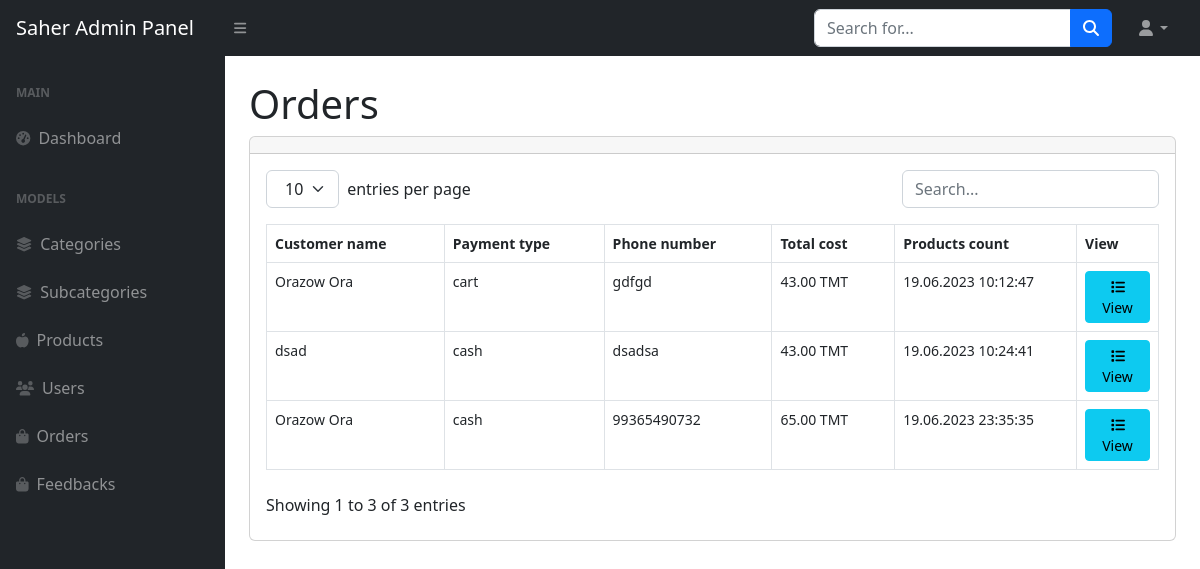
/adminpanel/orders/ (signed in), run on the app's committed database.
### orders/models.py (models this page shows)
class Order(models.Model):
    payment_type = models.CharField(max_length=30)
    full_name = models.CharField(max_length=100)
    phone_number = models.CharField(max_length=20)
    address = models.CharField(max_length=200)
    note = models.CharField(max_length=200)
    cart = models.OneToOneField(Cart,on_delete=models.CASCADE)
    status = models.BooleanField(default=False)
    created_at = models.DateTimeField(auto_now_add=True)
    updated_at = models.DateTimeField(auto_now=True)

### cards/models.py (models this page shows, shortened)
class Cart(models.Model):
    user = models.ForeignKey(
        User, on_delete=models.CASCADE, related_name='carts')
    created_at = models.DateTimeField(auto_now_add=True)
    updated_at = models.DateTimeField(auto_now=True)
    status = models.BooleanField(default=False)
    def totalsum(self):
        total = 0
        for i in self.items.all():
            total += i.total_price()
        return total
    def shipping(self):
        if self.totalsum() < 150:
            return 10
        else:
            return 0
    def total_cost(self):
        return self.totalsum() + self.shipping()

class CartItem(models.Model):
    cart = models.ForeignKey(
        Cart, on_delete=models.CASCADE, related_name='items')
    product = models.ForeignKey(
        Product, on_delete=models.CASCADE, related_name='carts')
    quantity = models.PositiveIntegerField(default=0)
    def total_price(self):
        return self.quantity * self.product.price_new

### products/models.py (models this page shows, shortened)
class Product(models.Model):
    name = models.CharField(max_length=50)
    subcategory = models.ForeignKey(
        Subcategory, on_delete=models.CASCADE, related_name='products')
    image = models.ImageField(upload_to='products/')
    price_old = models.DecimalField(
        max_digits=8, decimal_places=2, blank=True, null=True)
    price_new = models.DecimalField(max_digits=8, decimal_places=2)
    desc = models.TextField()
    created_at = models.DateTimeField(auto_now_add=True)
    updated_at = models.DateTimeField(auto_now=True)

### adminpanel/views.py (the view)
# urls.py: path('orders/', include('orders.urls')),
@login_required(login_url='admin.login')
def orders(request):
    orders = Order.objects.all()
    context = {
        'orders':orders
    }
    return render(request, 'adminpanel/orders.html', context)

### Saher_app/context_processors.py (called while the page is built)
def include_categories(request):
    categories = Category.objects.all()
    subcategories = Subcategory.objects.all()
    if request.user.is_authenticated:
        shopping_cart, created =  Cart.objects.get_or_create(user = request.user, status = False)
    else:
        shopping_cart = None
    return {
        'categories': categories,
        'subcategories': subcategories,
        'shopping_cart': shopping_cart,
    }

### adminpanel/templates/adminpanel/orders.html (shortened to what this page needs)
{% extends 'adminpanel/main.html' %}
{% block main %}
<main>
    <div class="container-fluid px-4">
        <h1 class="mt-4">Orders</h1>
        <div class="card mb-4">
            <div class="card-header">
            </div>
            <div class="card-body">
                <table id="datatablesSimple">
                    <thead>
                        <tr>
                            <th>Customer name</th>
                            <th>Payment type</th>
                            <th>Phone number</th>
                            <th>Total cost</th>
                            <th>Products count</th>
                            <th>View</th>
                        </tr>
                    </thead>
                    <tbody>
                        {% for order in orders %}
                        <tr>
                            <td>{{order.full_name}}</td>
                            <td>{{order.payment_type}}</td>
                            <td>{{order.phone_number}}</td>
                            <td> {{order.cart.total_cost}} TMT</td>
                            <td> {{order.cart.created_at|date:"d.m.Y H:i:s"}}</td>
                            <td>
                                <a href="{% url 'admin.order_details' order.id %}" class="btn btn-sm btn-info"> <i class="fa fa-list" aria-hidden="true"></i> View</a>
                            </td>
                        </tr>
                        {% endfor %}
                    </tbody>
                </table>
            </div>
        </div>
    </div>
</main>
{% endblock main %}

### data on the page
Order: full_name "Orazow Ora", payment_type "cart", phone_number "gdfgd", cart.total_cost "43.00", cart.created_at "19.06.2023 10:12:47"
Order: full_name "dsad", payment_type "cash", phone_number "dsadsa", cart.total_cost "43.00", cart.created_at "19.06.2023 10:24:41"
Order: full_name "Orazow Ora", payment_type "cash", phone_number "99365490732", cart.total_cost "65.00", cart.created_at "19.06.2023 23:35:35"
